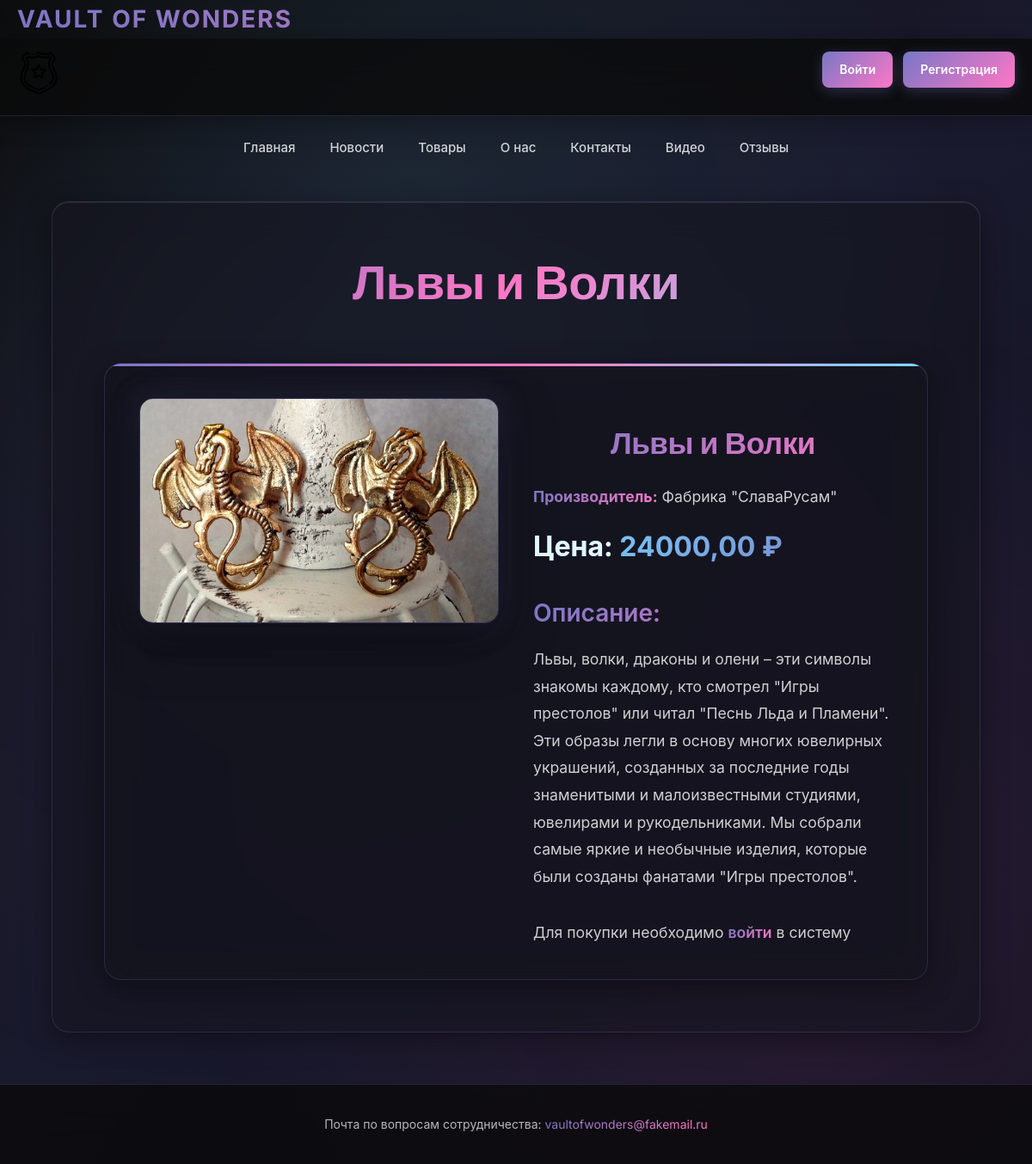
Screenshot of /product/2/ with the database file from the repository.
### app/models.py (models this page shows, shortened)
class Product(models.Model):
    name = models.CharField('Название', max_length=200)
    description = models.TextField('Описание', blank=True)
    price = models.DecimalField('Цена', max_digits=10, decimal_places=2)
    manufacturer = models.CharField('Производитель', max_length=100, blank=True)
    image = models.ImageField(upload_to="media/Images/products/", verbose_name="Изображение", null=True, blank=True)
    date_added = models.DateTimeField(default=timezone.now, verbose_name="Дата добавления")
    class Meta:
        verbose_name = 'Товар'
        verbose_name_plural = 'Товары'

### app/views.py (the view)
# urls.py: path('product/<int:pk>/', views.product_detail, name='product_detail'),
def product_detail(request, pk):
    product = Product.objects.get(pk=pk)
    context = {
        'product': product,
        'user': request.user
    }
    return render(request, 'product_detail.html', context)

### app/templates/product_detail.html (shortened to what this page needs)
{% extends 'base.html' %}
{% load static %}
{% block content %}
<link href="{% static 'styles/product_detail.css' %}?v=2.0" rel="stylesheet">
<h1 class="product-detail-zag">{{ product.name }}</h1>
<div class="product-detail-container">
    <div class="product-detail-content">
        <div class="product-image-section">
            {% if product.image %}
                <img class="product-detail-image" src="{% get_media_prefix %}/{{ product.image }}" alt="{{ product.name }}">
            {% else %}
                <div class="product-img-placeholder-large">Нет изображения</div>
            {% endif %}
        </div>
        <div class="product-info-section">
            <div class="product-info">
                <h2>{{ product.name }}</h2>
                {% if product.manufacturer %}
                    <p class="product-manufacturer-detail"><strong>Производитель:</strong> {{ product.manufacturer }}</p>
                {% endif %}
                <p class="product-price-detail"><strong>Цена:</strong> {{ product.price }} ₽</p>
                {% if product.description %}
                    <div class="product-description">
                        <h3>Описание:</h3>
                        <p>{{ product.description|linebreaks }}</p>
                    </div>
                {% endif %}
                {% if user.is_authenticated %}
                    <form method="POST" action="{% url 'add_to_cart' pk=product.id %}">
                        {% csrf_token %}
                        <button type="submit" class="btn btn-primary btn-buy">Купить</button>
                    </form>
                {% else %}
                    <p class="login-required">Для покупки необходимо <a href="{% url 'login' %}">войти</a> в систему</p>
                {% endif %}
            </div>
        </div>
    </div>
</div>
{% endblock %}

### app/static/styles/site.css (style rules this page uses)
* { margin: 0; padding: 0; box-sizing: border-box; }
body { font-family: 'Inter', -apple-system, BlinkMacSystemFont, 'Segoe UI', sans-serif; margin: 0; padding: 0; background: linear-gradient(135deg, #0a0a0a 0%, #1a1a2e 50%, #0f0f1e 100%); background-attachment: fixed; color: #E0E0E0; overflow-x: hidden; line-height: 1.6; }
body::before { content: ''; position: fixed; top: 0; left: 0; width: 100%; height: 100%; background: radial-gradient(circle at 20% 50%, rgba(120, 119, 198, 0.1) 0%, transparent 50%), radial-gradient(circle at 80% 80%, rgba(255, 119, 198, 0.1) 0%, transparent 50%), radial-gradient(circle at 40% 20%, rgba(120, 219, 255, 0.1) 0%, transparent 50%); pointer-events: none; z-index: 0; }
h1, h2 { background: linear-gradient(135deg, #7877C6 0%, #FF77C6 50%, #78DBFF 100%); -webkit-background-clip: text; -webkit-text-fill-color: transparent; background-clip: text; text-align: center; font-family: 'Inter', sans-serif; font-weight: 700; letter-spacing: -0.5px; margin-bottom: 30px; }
h1 { font-size: clamp(32px, 5vw, 56px); font-weight: 800; margin-top: 20px; line-height: 1.2; }
h2 { font-size: clamp(24px, 4vw, 40px); font-weight: 700; margin-top: 30px; line-height: 1.3; }
h3 { font-size: clamp(20px, 3vw, 28px); font-weight: 600; color: rgba(255, 255, 255, 0.9); margin-top: 25px; margin-bottom: 15px; }

### app/static/styles/product_detail.css (style rules this page uses)
.product-detail-zag { text-align: center; margin-bottom: 40px; }
.product-detail-container { max-width: 1200px; margin: 0 auto; padding: 20px; }
.product-detail-content { display: flex; gap: 40px; background: rgba(20, 20, 30, 0.6); backdrop-filter: blur(20px); -webkit-backdrop-filter: blur(20px); border: 1px solid rgba(120, 119, 198, 0.2); border-radius: 20px; padding: 40px; box-shadow: 0 8px 32px rgba(0, 0, 0, 0.4), inset 0 1px 0 rgba(255, 255, 255, 0.1); position: relative; overflow: hidden; }
.product-detail-content::before { content: ''; position: absolute; top: 0; left: 0; right: 0; height: 3px; background: linear-gradient(90deg, #7877C6, #FF77C6, #78DBFF); }
.product-image-section { flex: 1; }
.product-detail-image { width: 100%; max-width: 500px; height: auto; border: 1px solid rgba(120, 119, 198, 0.3); border-radius: 16px; box-shadow: 0 20px 60px rgba(0, 0, 0, 0.5), 0 0 40px rgba(120, 119, 198, 0.2); transition: transform 0.3s ease, box-shadow 0.3s ease; }
.product-info-section { flex: 1; }
.product-info h2 { background: linear-gradient(135deg, #7877C6 0%, #FF77C6 100%); -webkit-background-clip: text; -webkit-text-fill-color: transparent; background-clip: text; font-size: 2.2em; margin-bottom: 25px; font-weight: 700; }
.product-manufacturer-detail { color: rgba(255, 255, 255, 0.8); font-size: 1.1em; margin-bottom: 18px; }
.product-manufacturer-detail strong { background: linear-gradient(135deg, #7877C6 0%, #FF77C6 100%); -webkit-background-clip: text; -webkit-text-fill-color: transparent; background-clip: text; }
.product-price-detail { background: linear-gradient(135deg, #78DBFF 0%, #7877C6 100%); -webkit-background-clip: text; -webkit-text-fill-color: transparent; background-clip: text; font-size: 2em; font-weight: 700; margin-bottom: 30px; }
.product-price-detail strong { color: rgba(255, 255, 255, 0.8); -webkit-text-fill-color: rgba(255, 255, 255, 0.8); }
.product-description { margin-bottom: 35px; }
.product-description h3 { background: linear-gradient(135deg, #7877C6 0%, #FF77C6 100%); -webkit-background-clip: text; -webkit-text-fill-color: transparent; background-clip: text; margin-bottom: 15px; font-weight: 600; }
.product-description p { color: rgba(255, 255, 255, 0.8); line-height: 1.8; font-size: 1.1em; }
.login-required { color: rgba(255, 255, 255, 0.8); font-size: 1.1em; }
.login-required a { background: linear-gradient(135deg, #7877C6 0%, #FF77C6 100%); -webkit-background-clip: text; -webkit-text-fill-color: transparent; background-clip: text; text-decoration: none; font-weight: 600; transition: opacity 0.3s; }

### rows the page displays
Product: name "Львы и Волки", image (picture), manufacturer "Фабрика \"СлаваРусам\"", price "24000,00", description "Львы, волки, драконы и олени – эти символы знакомы каждому, кто смотрел \"Игры престолов\" или читал \"Песнь Льда и Пламени\". Эти образы легли в основу многих ювелирных украшений, созданных за последние годы знаменитыми и малоизвестными студиями, ювелирами и рукодельниками. Мы собрали самые яркие и необычные изделия, которые были созданы фанатами \"Игры престолов\"."
